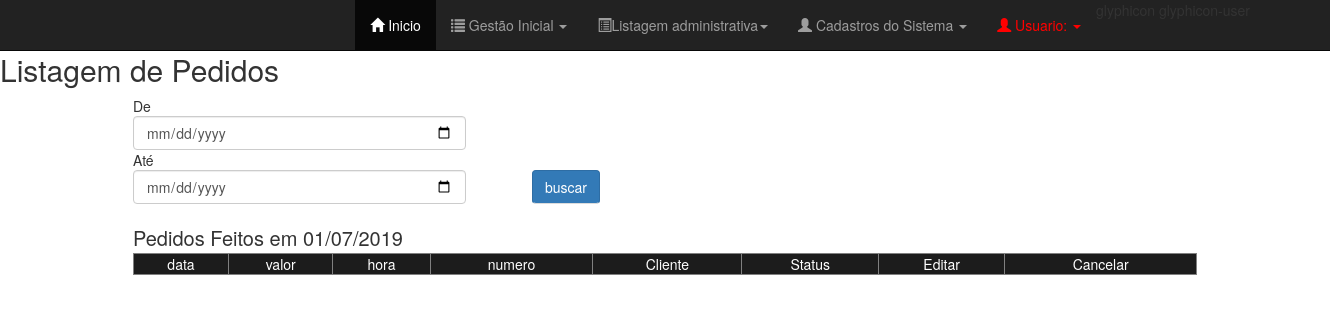
Page /Views/TelaListagemPedidos.php on the earlier database version.
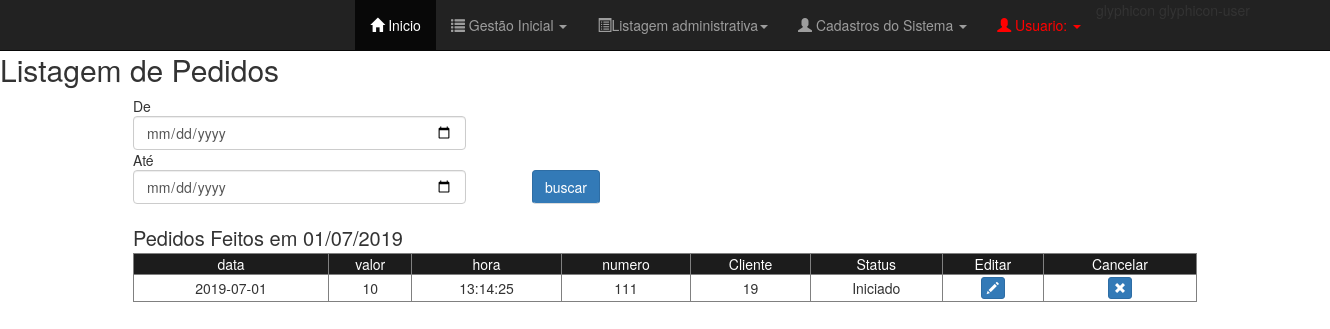
Same page on the later database version.
### tables this page shows
CREATE TABLE `tab_pedido` (
  `cod_pedido` int(11) NOT NULL,
  `data_pedido` date DEFAULT NULL,
  `hora_pedido` time DEFAULT NULL,
  `valor_total` double DEFAULT NULL,
  `cod_cliente` int(11) DEFAULT NULL,
  `cod_funcionario` int(11) DEFAULT NULL,
  `status_pedido` varchar(50) NOT NULL DEFAULT 'Iniciado'
);

### Views/TelaListagemPedidos.php (the view, shortened to what this page needs)
<?php
	$c = new conectar();
    $conexao = $c->conexao();
    $atual = date('Y/m/d');
    $sql =  "SELECT data_pedido, valor_total, hora_pedido, cod_pedido, cod_cliente, status_pedido FROM tab_pedido WHERE data_pedido >= '$atual' ";
    $result = mysqli_query($conexao, $sql);
?>
<!DOCTYPE html>
<html>
<head>
	<?php require_once "TelaMenu.php" ?>
	<link rel="stylesheet" type="text/css" href="../css/listagem_geral.css">
	<link rel="stylesheet" type="text/css" href="../../lib/bootstrap/css/bootstrap.css">
</head>
<body>
	<div class="principal">
			<div id="cabecalho_pesquisa">
			<h2>Listagem de Pedidos</h2>
				<div id="pesquisa">
					<form id="frmpesquisa" action="listagem/listagemPedido.esp.php" method="POST">
						<span id="de">De</span>
						<input type="date" class="form-control" id="dataInicio" name="dataInicio" required></input>
						<span id="ate">Até</span>
						<input type="date" class="form-control" id="dataFim" name="dataFim" required=""></input>
						<button type="submit" class="btn btn-primary" id="btnPesquisaData">buscar</button>
					</form>
				</div>
				<span id="mostra_data">Pedidos Feitos em <?php echo date('d/m/Y') ?></span>
		    </div>
				<div id="mostrapedidos">
					<table border="1" class="" id="tabeladepedidos">
						<tr id="topo_tabela">
							<td>data</td>
							<td>valor</td>
							<td>hora</td>
							<td>numero</td>
							<td>Cliente</td>
							<td>Status</td>
							<td>Editar</td>
							<td>Cancelar</td>
						</tr>
						<?php while($mostrar = mysqli_fetch_row($result)): ?>
						<tr id="corpo_tabela">
							<td><?php echo $mostrar[0]; ?></td>
							<td><?php echo $mostrar[1]; ?></td>
							<td><?php echo $mostrar[2]; ?></td>
							<td><?php echo $mostrar[3]; ?></td>
							<td><?php echo $mostrar[4]; ?></td>
							<td><?php echo $mostrar[5]; ?></td>
							<td>
						    <span class="btn btn-primary btn-xs" onclick="editarPedido('<?php echo $mostrar[0]?>')"><span>
					           <span class="glyphicon glyphicon-pencil"></span>
					        </span>
							</td>
							<td>
						    <span class="btn btn-primary btn-xs" onclick="cancelarPedido('<?php echo $mostrar[0]?>')"><span>
					           <span class="glyphicon glyphicon-remove"></span>
					        </span>
							</td>
						</tr>
			<?php endWhile; ?>
					</table>
				</div>
		</div>
</body>
</html>

Differences in the rows shown:
added tab_pedido: data_pedido "2019-07-01", valor_total "10", hora_pedido "13:14:25", cod_pedido "111", cod_cliente "19", status_pedido "Iniciado"
